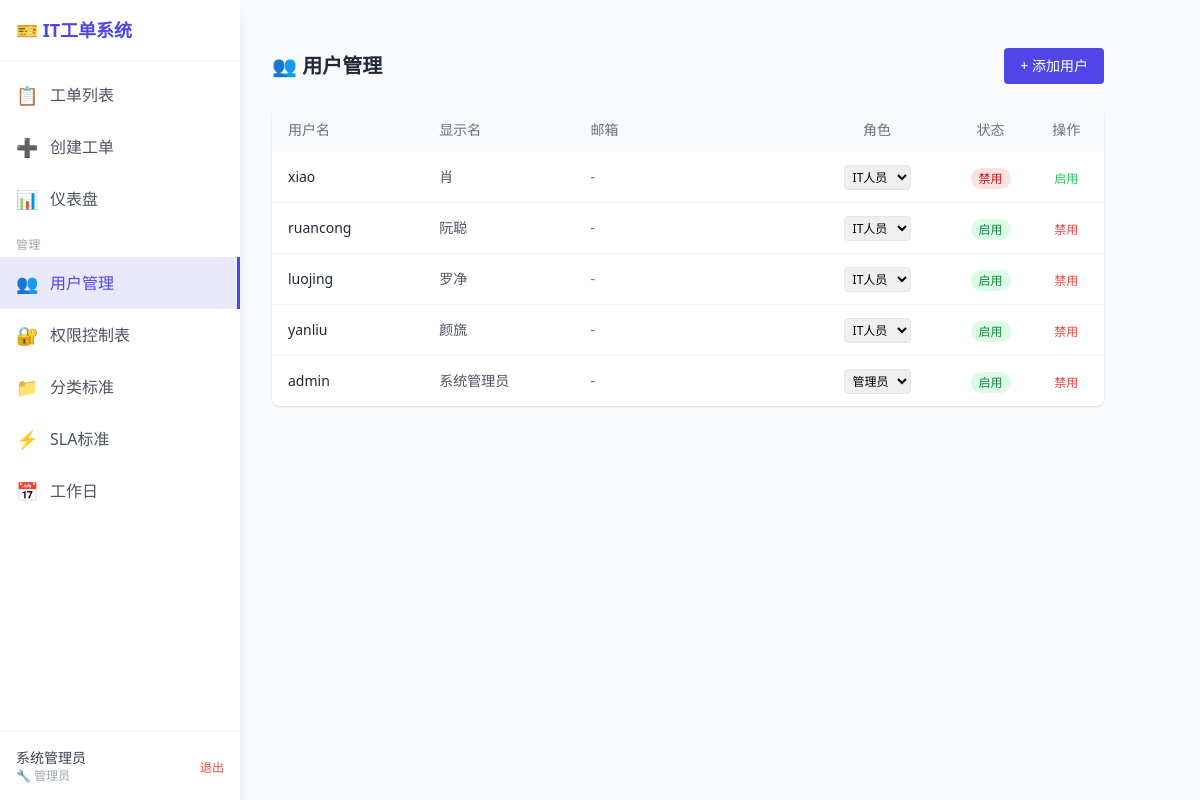
The app's page /admin/users (signed in), older data.
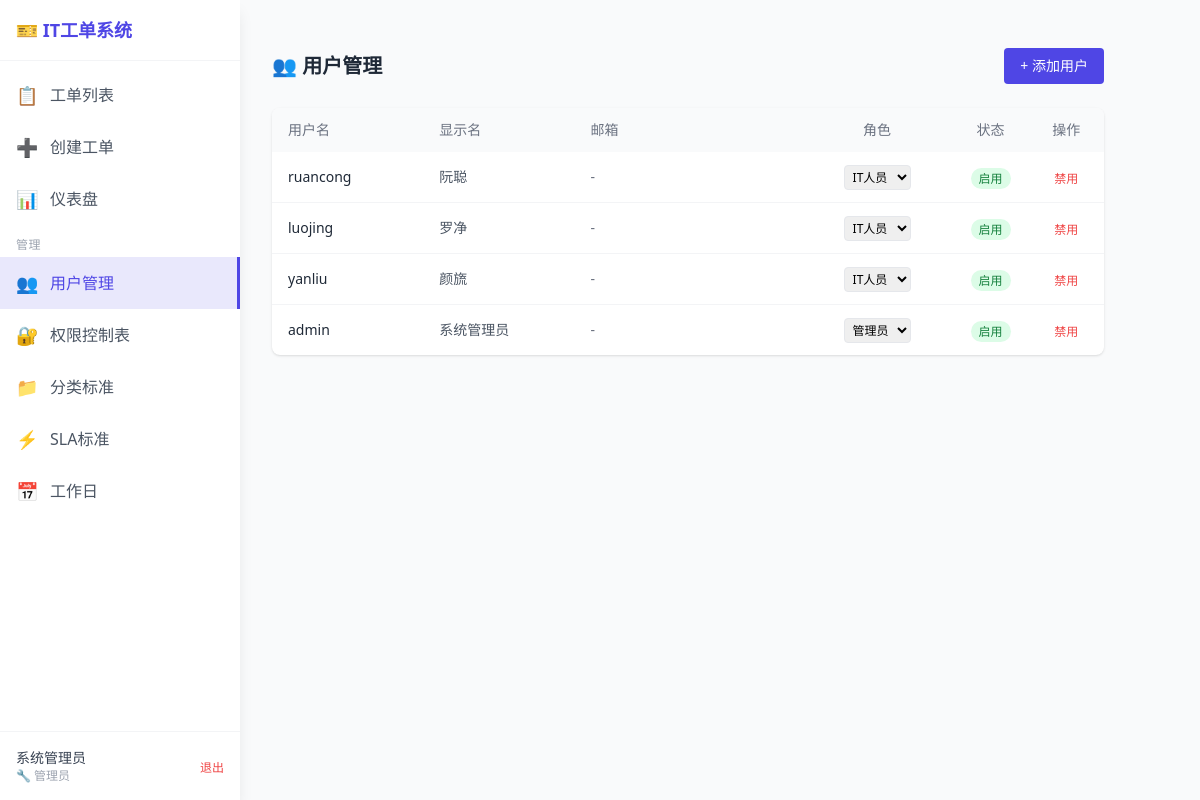
The same page, newer data.
### app/models/user.py (models this page shows, shortened)
class User(Base):
    __tablename__ = "users"
    id: Mapped[int] = mapped_column(Integer, primary_key=True, autoincrement=True)
    username: Mapped[str] = mapped_column(String(50), unique=True, nullable=False, index=True)
    email: Mapped[Optional[str]] = mapped_column(String(255), nullable=True)
    password_hash: Mapped[str] = mapped_column(String(255), nullable=False)
    display_name: Mapped[str] = mapped_column(String(100), nullable=False)
    role: Mapped[str] = mapped_column(String(20), nullable=False, default="end_user")
    is_active: Mapped[bool] = mapped_column(Boolean, default=True)
    created_at: Mapped[datetime] = mapped_column(
        DateTime(timezone=True), default=lambda: now()
    )
    updated_at: Mapped[Optional[datetime]] = mapped_column(
        DateTime(timezone=True), nullable=True, onupdate=lambda: now()
    )

### app/routers/admin.py (the view)
@router.get("/users", response_class=HTMLResponse)
async def admin_users(
    request: Request,
    db: AsyncSession = Depends(get_db),
    current_user: User = Depends(require_admin),
):
    users = await list_users(db)
    ctx = template_context(request, current_user, users=users)
    return templates.TemplateResponse("admin/users.html", ctx)

### app/templates/admin/users.html (shortened to what this page needs)
{% extends "base.html" %}
{% block content %}
<div class="p-8 max-w-4xl">
    <div class="flex justify-between items-center mb-6">
        <h2 class="text-xl font-bold text-gray-800">👥 用户管理</h2>
        <button onclick="document.getElementById('add-user-form').classList.toggle('hidden')"
                class="bg-indigo-600 text-white px-4 py-2 rounded hover:bg-indigo-700 text-sm">+ 添加用户</button>
    </div>
    <div class="bg-white rounded-lg shadow overflow-hidden">
        <table class="w-full table-fixed">
            <thead class="bg-gray-50">
                <tr>
                    <th class="text-left px-4 py-3 text-sm font-medium text-gray-500 w-1/6">用户名</th>
                    <th class="text-left px-4 py-3 text-sm font-medium text-gray-500 w-1/6">显示名</th>
                    <th class="text-left px-4 py-3 text-sm font-medium text-gray-500 w-1/4">邮箱</th>
                    <th class="text-center px-3 py-3 text-sm font-medium text-gray-500 w-1/6">角色</th>
                    <th class="text-center px-3 py-3 text-sm font-medium text-gray-500 w-1/12">状态</th>
                    <th class="text-center px-3 py-3 text-sm font-medium text-gray-500 w-1/12">操作</th>
                </tr>
            </thead>
            <tbody class="divide-y divide-gray-100">
                {% for u in users %}
                <tr class="hover:bg-gray-50">
                    <td class="px-4 py-3 text-sm font-medium text-gray-800 truncate">{{ u.username }}</td>
                    <td class="px-4 py-3 text-sm text-gray-600 truncate">{{ u.display_name }}</td>
                    <td class="px-4 py-3 text-sm text-gray-500 truncate">{{ u.email or '-' }}</td>
                    <td class="px-3 py-3 text-center">
                        <form action="/admin/users/{{ u.id }}/set-role" method="POST" class="inline-flex gap-1">
                            <select name="role" onchange="this.form.submit()" class="text-xs border rounded px-1 py-0.5">
                                <option value="admin" {% if u.role == 'admin' %}selected{% endif %}>管理员</option>
                                <option value="it_staff" {% if u.role == 'it_staff' %}selected{% endif %}>IT人员</option>
                            </select>
                        </form>
                    </td>
                    <td class="px-3 py-3 text-center">
                        {% if u.is_active %}
                        <span class="text-xs bg-green-100 text-green-700 px-2 py-0.5 rounded-full">启用</span>
                        {% else %}
                        <span class="text-xs bg-red-100 text-red-700 px-2 py-0.5 rounded-full">禁用</span>
                        {% endif %}
                    </td>
                    <td class="px-3 py-3 text-center">
                        <form action="/admin/users/{{ u.id }}/toggle-active" method="POST" class="inline">
                            <button type="submit" class="text-xs {% if u.is_active %}text-red-500{% else %}text-green-500{% endif %} hover:underline">
                                {% if u.is_active %}禁用{% else %}启用{% endif %}
                            </button>
                        </form>
                    </td>
                </tr>
                {% else %}
                <tr><td colspan="6" class="px-4 py-8 text-center text-gray-400">暂无用户</td></tr>
                {% endfor %}
            </tbody>
        </table>
    </div>
</div>
{% endblock %}

### app/templates/base.html (shortened to what this page needs)
<!DOCTYPE html>
<html lang="zh-CN">
<head>
    <script src="/static/tailwind.min.js"></script>
</head>
<body class="bg-gray-50 min-h-screen flex">
    {% if current_user %}
    <nav class="w-60 bg-white shadow-lg h-screen fixed left-0 top-0 flex flex-col z-10">
        <div class="p-4 border-b border-gray-100">
            <h1 class="text-lg font-bold text-indigo-600">🎫 IT工单系统</h1>
        </div>
        <div class="flex-1 py-2 overflow-y-auto">
            <a href="/tickets" class="flex items-center px-4 py-3 text-gray-600 hover:bg-gray-50 {% if request.url.path == '/tickets' %}sidebar-active{% endif %}">
                <span class="text-lg mr-3">📋</span> <span>工单列表</span>
            </a>
            <a href="/tickets/new" class="flex items-center px-4 py-3 text-gray-600 hover:bg-gray-50 {% if request.url.path == '/tickets/new' %}sidebar-active{% endif %}">
                <span class="text-lg mr-3">➕</span> <span>创建工单</span>
            </a>
            {% if current_user.is_staff %}
            <a href="/dashboard" class="flex items-center px-4 py-3 text-gray-600 hover:bg-gray-50 {% if request.url.path == '/dashboard' %}sidebar-active{% endif %}">
                <span class="text-lg mr-3">📊</span> <span>仪表盘</span>
            </a>
            {% endif %}
            {% if current_user.is_admin %}
            <div class="px-4 pt-3 pb-1 text-xs text-gray-400 uppercase tracking-wider">管理</div>
            <a href="/admin/users" class="flex items-center px-4 py-3 text-gray-600 hover:bg-gray-50 {% if '/admin/users' in request.url.path %}sidebar-active{% endif %}">
                <span class="text-lg mr-3">👥</span> <span>用户管理</span>
            </a>
            <a href="/admin/permissions" class="flex items-center px-4 py-3 text-gray-600 hover:bg-gray-50 {% if '/admin/permissions' in request.url.path %}sidebar-active{% endif %}">
                <span class="text-lg mr-3">🔐</span> <span>权限控制表</span>
            </a>
            <a href="/admin/categories" class="flex items-center px-4 py-3 text-gray-600 hover:bg-gray-50 {% if '/admin/categories' in request.url.path %}sidebar-active{% endif %}">
                <span class="text-lg mr-3">📁</span> <span>分类标准</span>
            </a>
            <a href="/admin/priorities" class="flex items-center px-4 py-3 text-gray-600 hover:bg-gray-50 {% if '/admin/priorities' in request.url.path %}sidebar-active{% endif %}">
                <span class="text-lg mr-3">⚡</span> <span>SLA标准</span>
            </a>
            <a href="/admin/workdays" class="flex items-center px-4 py-3 text-gray-600 hover:bg-gray-50 {% if '/admin/workdays' in request.url.path %}sidebar-active{% endif %}">
                <span class="text-lg mr-3">📅</span> <span>工作日</span>
            </a>
            {% endif %}
        </div>
        <div class="border-t border-gray-100 p-4">
            <div class="flex items-center justify-between">
                <div class="text-sm">
                    <div class="font-medium text-gray-700">{{ current_user.display_name }}</div>
                    <div class="text-xs text-gray-400">
                        {% if current_user.role == 'admin' %}🔧 管理员
                        {% elif current_user.role == 'it_staff' %}💻 IT人员
                        {% else %}👤 用户
                        {% endif %}
                    </div>
                </div>
                <form action="/auth/logout" method="POST">
                    <button type="submit" class="text-xs text-red-500 hover:text-red-700">退出</button>
                </form>
            </div>
        </div>
    </nav>
    {% endif %}
    <div class="ml-60 flex-1 pt-4">
        {% block content %}{% endblock %}
    </div>
</body>
</html>

### app/templates/base.html (style rules this page uses)
.sidebar-active { background-color: rgba(79, 70, 229, 0.12); border-right: 3px solid #4F46E5; }
.sidebar-active span { color: #4F46E5; }

Row changes from the older to the newer data that the page shows:
removed User: username "xiao", display_name "肖", email "-", role "IT人员", is_active "禁用"
